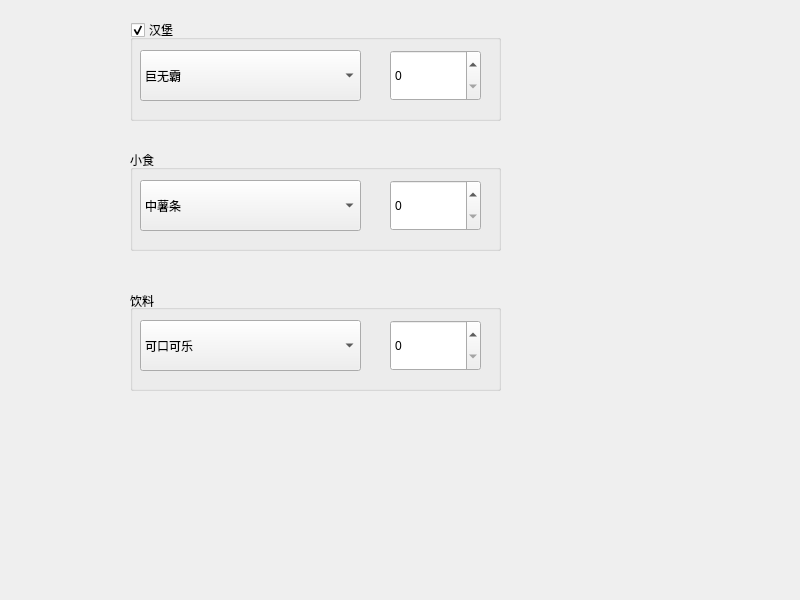
<?xml version="1.0" encoding="UTF-8"?>
<ui version="4.0">
 <class>Widget</class>
 <widget class="QWidget" name="Widget">
  <property name="geometry">
   <rect>
    <x>0</x>
    <y>0</y>
    <width>800</width>
    <height>600</height>
   </rect>
  </property>
  <property name="windowTitle">
   <string>Widget</string>
  </property>
  <widget class="QGroupBox" name="groupBox">
   <property name="geometry">
    <rect>
     <x>130</x>
     <y>20</y>
     <width>371</width>
     <height>101</height>
    </rect>
   </property>
   <property name="title">
    <string>汉堡</string>
   </property>
   <property name="checkable">
    <bool>true</bool>
   </property>
   <widget class="QComboBox" name="comboBox">
    <property name="geometry">
     <rect>
      <x>10</x>
      <y>30</y>
      <width>221</width>
      <height>51</height>
     </rect>
    </property>
    <item>
     <property name="text">
      <string>巨无霸</string>
     </property>
    </item>
    <item>
     <property name="text">
      <string>麦辣鸡腿堡</string>
     </property>
    </item>
   </widget>
   <widget class="QSpinBox" name="spinBox">
    <property name="geometry">
     <rect>
      <x>260</x>
      <y>30</y>
      <width>91</width>
      <height>51</height>
     </rect>
    </property>
   </widget>
  </widget>
  <widget class="QGroupBox" name="groupBox_2">
   <property name="geometry">
    <rect>
     <x>130</x>
     <y>150</y>
     <width>371</width>
     <height>101</height>
    </rect>
   </property>
   <property name="title">
    <string>小食</string>
   </property>
   <property name="flat">
    <bool>true</bool>
   </property>
   <widget class="QComboBox" name="comboBox_2">
    <property name="geometry">
     <rect>
      <x>10</x>
      <y>30</y>
      <width>221</width>
      <height>51</height>
     </rect>
    </property>
    <item>
     <property name="text">
      <string>中薯条</string>
     </property>
    </item>
    <item>
     <property name="text">
      <string>麦乐鸡块</string>
     </property>
    </item>
    <item>
     <property name="text">
      <string>麦辣鸡翅</string>
     </property>
    </item>
   </widget>
   <widget class="QSpinBox" name="spinBox_2">
    <property name="geometry">
     <rect>
      <x>260</x>
      <y>30</y>
      <width>91</width>
      <height>51</height>
     </rect>
    </property>
   </widget>
  </widget>
  <widget class="QGroupBox" name="groupBox_3">
   <property name="geometry">
    <rect>
     <x>130</x>
     <y>290</y>
     <width>371</width>
     <height>101</height>
    </rect>
   </property>
   <property name="title">
    <string>饮料</string>
   </property>
   <property name="alignment">
    <set>Qt::AlignLeading|Qt::AlignLeft|Qt::AlignVCenter</set>
   </property>
   <widget class="QComboBox" name="comboBox_3">
    <property name="geometry">
     <rect>
      <x>10</x>
      <y>30</y>
      <width>221</width>
      <height>51</height>
     </rect>
    </property>
    <item>
     <property name="text">
      <string>可口可乐</string>
     </property>
    </item>
    <item>
     <property name="text">
      <string>雪碧</string>
     </property>
    </item>
   </widget>
   <widget class="QSpinBox" name="spinBox_3">
    <property name="geometry">
     <rect>
      <x>260</x>
      <y>30</y>
      <width>91</width>
      <height>51</height>
     </rect>
    </property>
   </widget>
  </widget>
 </widget>
 <resources/>
 <connections/>
</ui>
